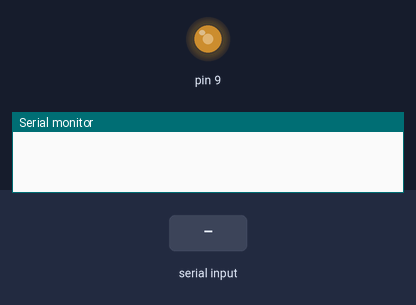
Recording of a sketch running on a simulated Arduino Uno, built with avr-gcc and run on an emulated ATmega328P. On the bench: output pins drawn as LEDs (lit = HIGH), the last lines printed to the serial monitor. The inputs (shaded band) are chosen by the test bench.

Above: at 1.2 s.
1.3 s: "90,45\n" received over Serial
At 2.1 s:
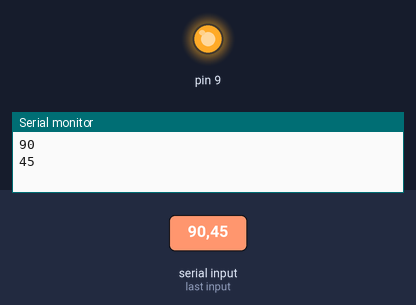
At 3.0 s:
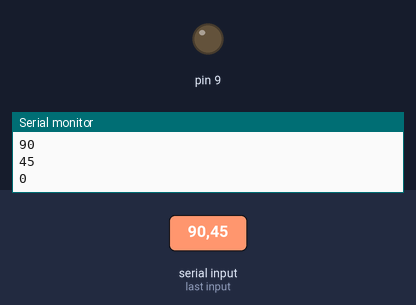
Timing chart, 0 to 4.5 s (numbered marks = the images above; inputs shaded):
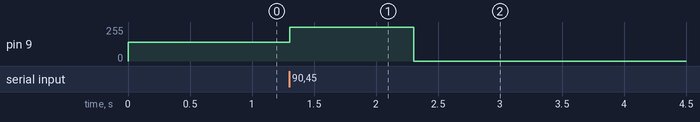

Measured:
- after the input at 1.3 s, pin 9: 141/255 → 255/255 at once, → 0/255 1.0 s later

The sketch:

Serial_led_dim.ino
```cpp
/*

 Dim a LED on pin 9 based on the value entered in.
 Entered value needs to be a digit 0-9.

 */

int level, brightness;
void setup() {
  pinMode(9,OUTPUT);
  level = 5;
  Serial.begin(9600);
}

void loop() {

  if (Serial.available()) {
    level = Serial.parseInt();
    Serial.println(level);
  }


  brightness = map(level, 0, 9, 0, 255);
  analogWrite(9,brightness);
}
```
